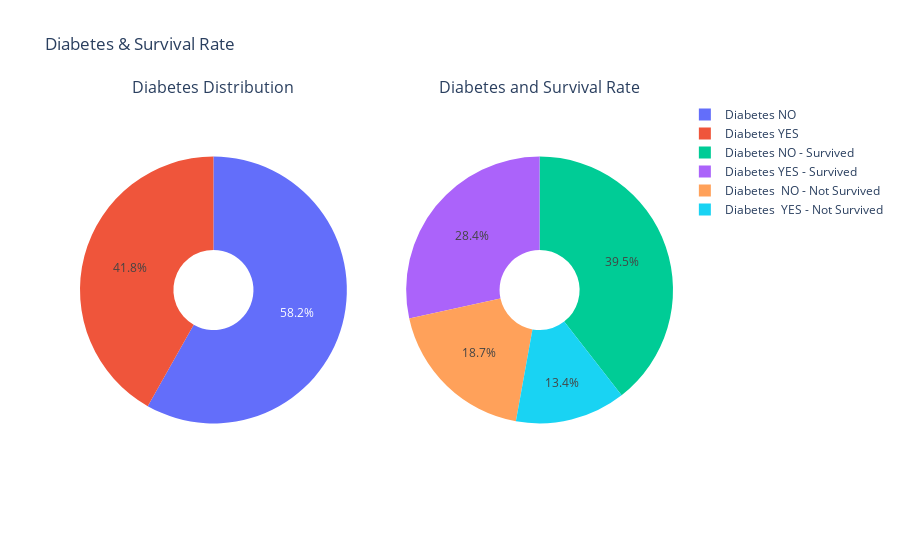

Here is the notebook cell this chart was saved with:
### Code cell
labels = [["Diabetes YES", "Diabetes NO"], 
          ['Diabetes YES - Survived','Diabetes  YES - Not Survived', 'Diabetes NO - Survived',
           'Diabetes  NO - Not Survived']]

values = [[len(diabetes_yes), len(diabetes_no)],
         [len(diabetes_yes_survived), len(diabetes_yes_not_survived),
          len(diabetes_no_survived), len(diabetes_no_not_survived)]]

subplot_titles = ['Diabetes Distribution', 'Diabetes and Survival Rate']
sub_plot_names = ["Distribution of Diabetes", 'Diabetes & Survival']

utils.ConstructGoPieChart(build_sub_plots = True, 
                          rows = 1, 
                          cols = 2, 
                          subplot_titles = subplot_titles,
                          labels = labels, 
                          values = values, 
                          sub_plot_names = sub_plot_names, 
                          title_text = "Diabetes & Survival Rate",
                          export_to_png = True)

### Figure 1 — Plotly figure (JSON) as saved in the notebook; plotly's stock layout.template omitted (floating-point values rounded to 4 significant figures)
{"data": [{"domain": {"x": [0, 0.45], "y": [0, 1]}, "hole": 0.3, "hoverinfo": "label+percent+name", "labels": ["Diabetes YES", "Diabetes NO"], "name": "Distribution of Diabetes", "type": "pie", "values": [125, 174]}, {"domain": {"x": [0.55, 1], "y": [0, 1]}, "hole": 0.3, "hoverinfo": "label+percent+name", "labels": ["Diabetes YES - Survived", "Diabetes  YES - Not Survived", "Diabetes NO - Survived", "Diabetes  NO - Not Survived"], "name": "Diabetes & Survival", "type": "pie", "values": [85, 40, 118, 56]}], "layout": {"annotations": [{"font": {"size": 16}, "showarrow": false, "text": "Diabetes Distribution", "x": 0.225, "xanchor": "center", "xref": "paper", "y": 1, "yanchor": "bottom", "yref": "paper"}, {"font": {"size": 16}, "showarrow": false, "text": "Diabetes and Survival Rate", "x": 0.775, "xanchor": "center", "xref": "paper", "y": 1, "yanchor": "bottom", "yref": "paper"}], "autosize": true, "title": {"text": "Diabetes & Survival Rate"}}}
